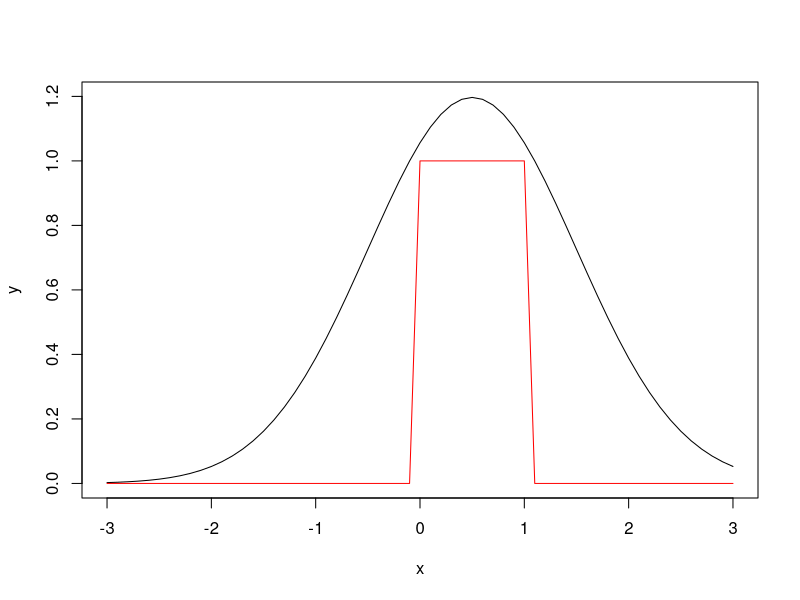
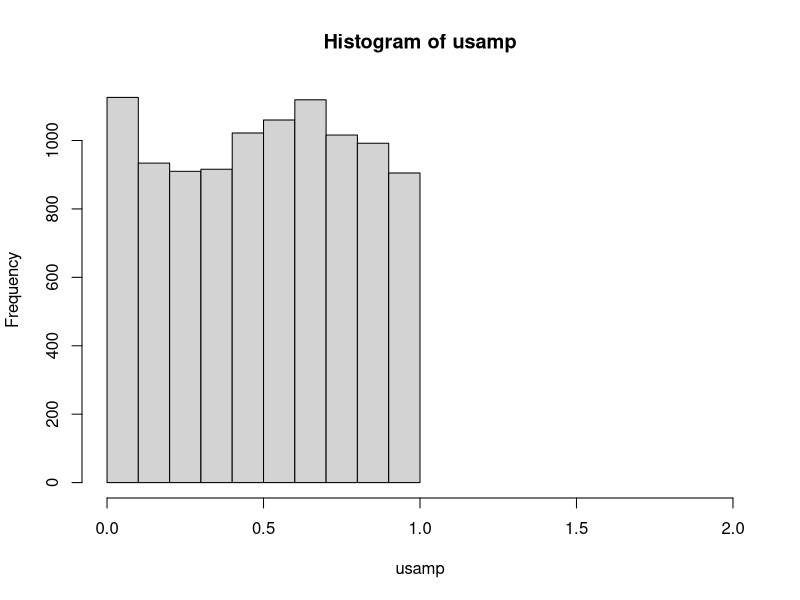
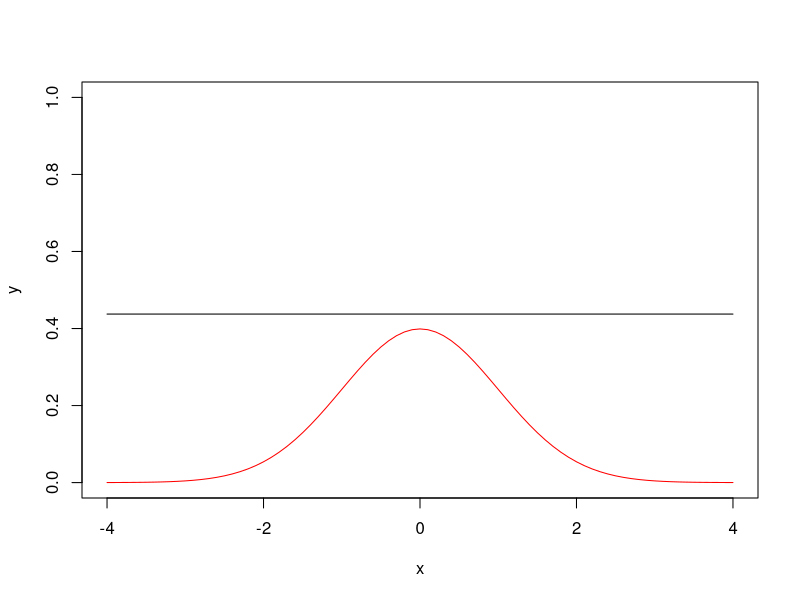
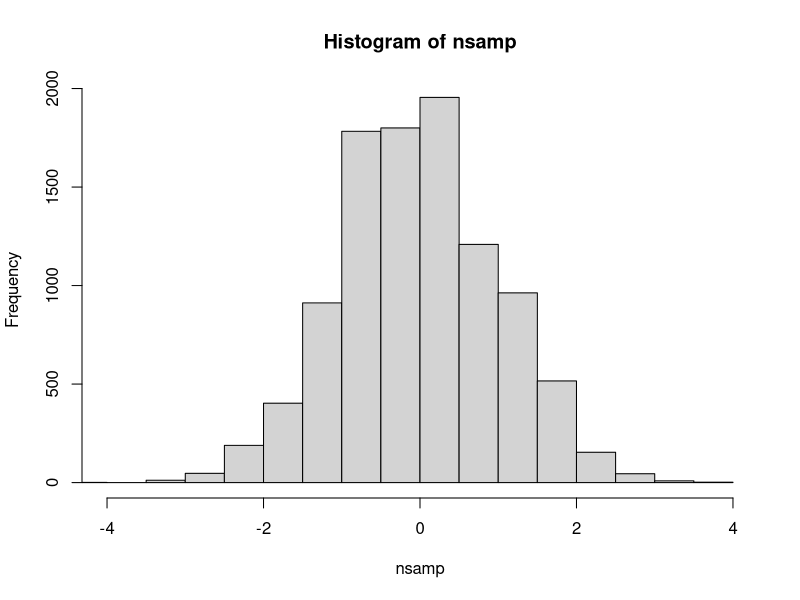

Here is the R script that generated these plots, in order:
## ---- chunk 1
knitr::opts_chunk$set(echo = TRUE)
## ---- chunk 2
#Step 0, 1. Just show f & the envelope g. Make sure g encloses f
# Want samples from f = U[0,1]
# Will use g ~ 3*N(0.5,1)
x=seq(-3,3,0.1)
y=3*dnorm(x,0.5,1)
y2 = dunif(x,0,1)
plot(x,y,'l')
lines(x,y2,'l',col='red')
## ---- chunk 3
# Step 1-4
# sample from g
n = 10000
mu = 0.5
sd = 1
gsamp = 3*rnorm(n,mu,sd)

# make f/g as weight
w=sapply(gsamp, function(i) { dunif(i,0,1)/dnorm(i,mu,sd) })

# normalize weights
W = sum(w)
w = w/W

# resample from g with replacement using w as probabilities
usamp<- sample(gsamp, n, replace=TRUE, prob=w)

# check histogram, moments
hist(usamp, xlim=c(0,2), breaks=10)
summary(usamp)
print(paste("Sample variance: ", var(usamp)))
print(paste("True variance of U[0,1] is 1/12", 1/12))
## ---- chunk 4
#Step 0, 1. Just show f & the envelope g. Make sure g encloses f
# Want samples from f = N(0,1)
# Will use g ~ U(-4,4)
x=seq(-4,4,0.1)
y=3.5*dunif(x,-4,4)
y2 = dnorm(x,0,1)
plot(x,y,'l', ylim=c(0,1), xlim=c(-4,4))
lines(x,y2,'l',col='red')
## ---- chunk 5
# Step 1-4
# sample from g
n = 10000
mu = 0.5
sd = 1
gsamp = 3.5*runif(n,-4,4)

# make f/g as weight
w=sapply(gsamp, function(i) { dnorm(i,0,1)/dunif(i,-4*3.5,4*3.5) })

# normalize weights
W = sum(w)
w = w/W

# resample from g with replacement using w as probabilities
nsamp<- sample(gsamp, n, replace=TRUE, prob=w)

# check histogram, moments
hist(nsamp, xlim=c(-4,4))
summary(nsamp)
print(paste("Sample variance: ", var(nsamp)))
